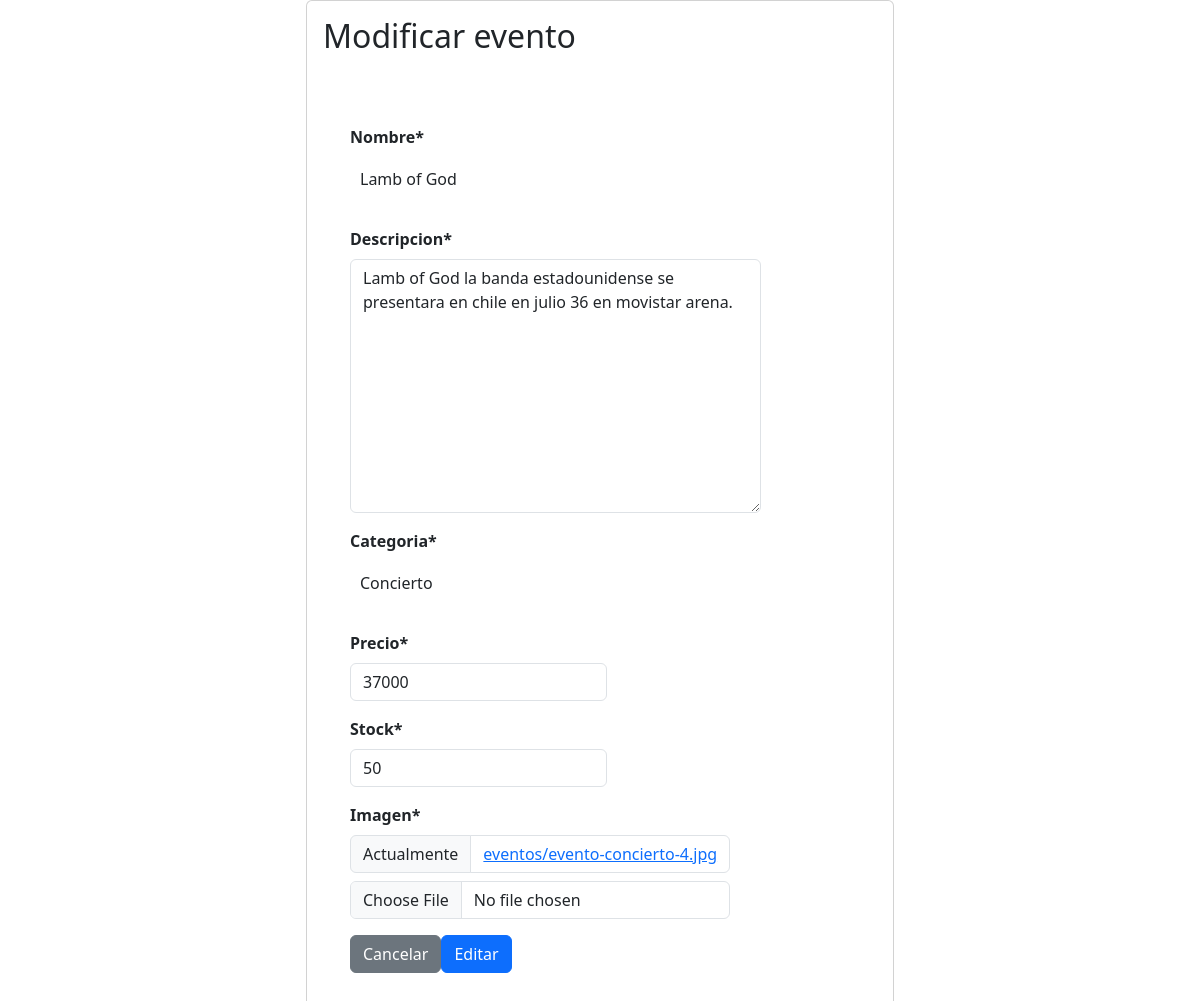
/modificar-eventos/2/, run on the app's committed database.
### app/models.py (models this page shows, shortened)
class Eventos(models.Model):
    nombre = models.CharField(max_length=50)
    descripcion = models.TextField(max_length=100)
    categoria = models.CharField(max_length=50)
    precio = models.IntegerField()
    stock = models.IntegerField(default=50)
    imagen = models.ImageField(upload_to="eventos", null=True)

### app/views.py (the view, shortened to what this page needs)
# urls.py: path('modificar-eventos/<int:id>/', modificar_eventos, name="modificar_eventos"),
def modificar_eventos(request, id):
    eventos = get_object_or_404(Eventos, id= id)
    data = {
        'form': EventosForm(instance=eventos)
    }
    return render(request, 'app/eventos/modificar.html', data)

### app/forms.py
class EventosForm(forms.ModelForm):
    class Meta:
        model = Eventos
        fields = '__all__'

### app/templates/app/eventos/modificar.html (shortened to what this page needs)
{% extends 'app/base.html' %}
{% block contenido %}
{% load crispy_forms_tags %}
<div class="row">
    <div class="col-12 col-md-6 offset-md-3">
        <div class="card">
            <div class="card-body">
                <h2>Modificar evento</h2>
                <form action="" method="post" enctype="multipart/form-data">
                    {{ form | crispy }}
                    <div class="d-flex justify-content-center">
                        <input type="reset" value="Cancelar" class="btn btn-secondary">
                        <input type="submit" value="Editar" class="btn btn-primary">
                    </div>
                </form>
            </div>
        </div>
    </div>
</div>
{% endblock %}

### app/static/app/css/style.css (style rules this page uses)
* { margin: 0; padding: 0; box-sizing: border-box; }
body { background-color: azure; }
form { max-width: 500px; margin: 0 auto; margin-top: 70px; margin-bottom: 70px; display: flex; flex-wrap: wrap; }
label { display: block; font-weight: bold; margin-bottom: 5px; }
input { padding: 10px; font-size: 16px; border-radius: 5px; border: 1px solid #ccc; margin-bottom: 20px; width: 100%; }
label { font-size: 16px; font-weight: bold; margin-bottom: 5px; }
input[type="text"], input[type="password"] { padding: 10px; border: none; border-radius: 5px; margin-bottom: 10px; width: 100%; }

### data on the page
Eventos: nombre "Lamb of God", descripcion "Lamb of God la banda estadounidense se presentara en chile en julio 36 en movistar arena.", categoria "Concierto", precio "37000", stock "50"
